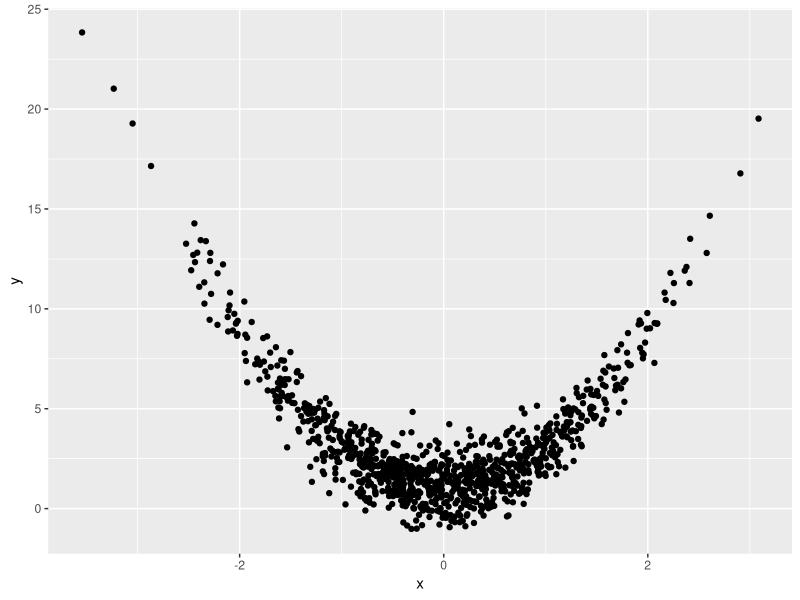
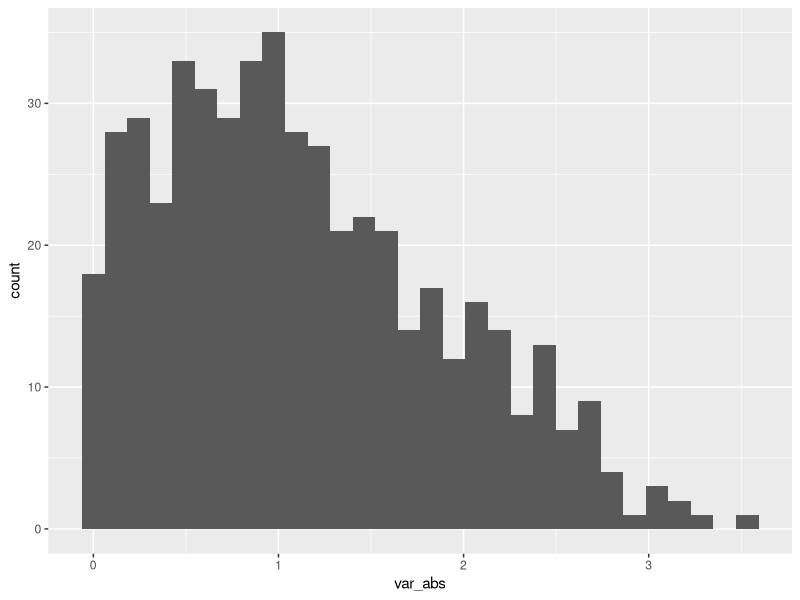

Here is the R script that generated these plots, in order:
## ---- chunk 1
library(tidyverse)
## ---- chunk 2
samp = rnorm(100)
length(samp)
## ---- chunk 3
plot_df = tibble(
  x = rnorm(1000),
  y = 1 + 2 * x^2 + rnorm(1000)
)
ggplot(plot_df,aes(x=x,y=y))+geom_point()
## ---- chunk 4
dt = tibble(
  var_numeric = rnorm(n=500,mean=1),
  var_logic = var_numeric>0,
  var_abs = abs(var_numeric)
)
ggplot(dt,aes(x=var_abs))+geom_histogram()
